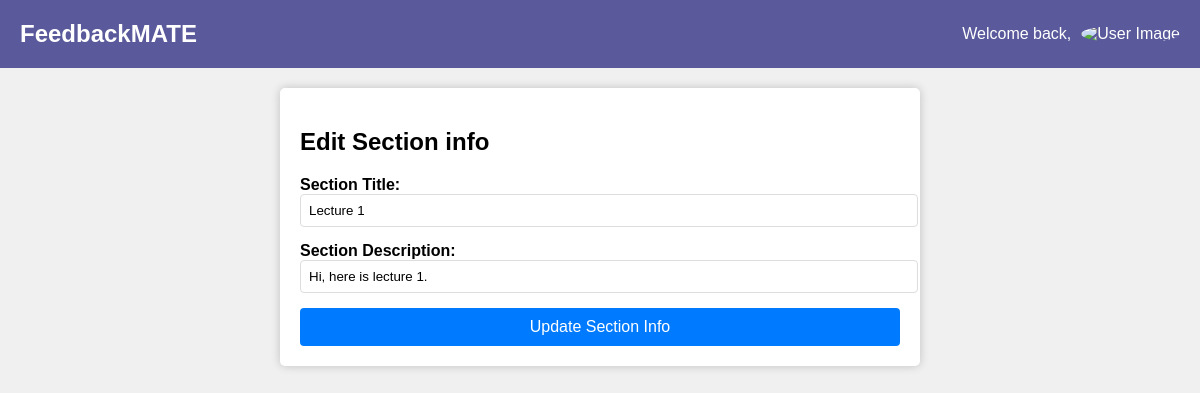
The page /teacher/channel/1/section/1/edit/ on the database its author committed.
### main/models.py (models this page shows, shortened)
class Section(models.Model):
    channel = models.ForeignKey(Channel, on_delete=models.CASCADE)
    title = models.CharField(max_length=50)
    description = models.TextField(max_length=500, blank=True)

### main/views.py (the view, shortened to what this page needs)
# urls.py: path('teacher/channel/<int:channel_id>/section/<int:section_id>/edit/', views.edit_section, name='edit-section'),
def edit_section(request, channel_id, section_id):
    channel = get_object_or_404(Channel, pk=channel_id)
    section = get_object_or_404(Section, pk=section_id, channel=channel)
    return render(request, 'edit_section_info.html', {
        'section': section,
        'channel': channel,
    })

### main/templates/edit_section_info.html (shortened to what this page needs)
<!DOCTYPE html>
<html lang="en">
<head>
</head>
<body>
    <div class="header">
        <div class="logo">FeedbackMATE</div>
        <div class="user-info">
            <span class="welcome-text">Welcome back, {{ username }}</span>
            <div class="user-dropdown">
                <img src="{{ user_image }}" alt="User Image" width="40" height="40" style="border-radius: 50%;">
            </div>
        </div>
    </div>
    <div class="container">
        <h2>Edit Section info</h2>
        <form action="" method="post" enctype="multipart/form-data">
            <div class="form-group">
                <label for="sectionTitle">Section Title:</label>
                <input type="text" id="sectionTitle" name="section_title" value="{{ section.title }}" placeholder="{{ section.title }}">
            </div>
            <div class="form-group">
                <label for="sectionDescription">Section Description:</label>
                <input type="text" id="sectionDescription" name="section_description" value="{{ section.description }}" placeholder="{{ section.description }}">
            </div>
            <button type="submit">Update Section Info</button>
        </form>
    </div>
</body>
</html>

### main/templates/edit_section_info.html (style rules this page uses)
body { font-family: Arial, sans-serif; margin: 0; padding: 0; background-color: #f0f0f0; }
.header { display: flex; justify-content: space-between; align-items: center; padding: 20px; background-color: #59599B; color: white; }
.logo { font-size: 24px; font-weight: bold; }
.user-info { display: flex; align-items: center; }
.welcome-text { margin-right: 10px; }
.user-dropdown { position: relative; }
.container { max-width: 600px; margin: 20px auto; padding: 20px; background-color: #fff; box-shadow: 0 0 10px rgba(0, 0, 0, 0.2); border-radius: 5px; }
form { display: flex; flex-direction: column; }
.form-group { margin-bottom: 15px; }
label { margin-bottom: 5px; font-weight: bold; }
input[type="text"], input[type="file"] { padding: 8px; border: 1px solid #ddd; border-radius: 4px; display: block; width: 100%; }
button { padding: 10px 15px; background-color: #007bff; color: white; border: none; border-radius: 4px; cursor: pointer; font-size: 16px; }

### rows shown on the page
Section: section_title "Lecture 1", section_description "Hi, here is lecture 1."
